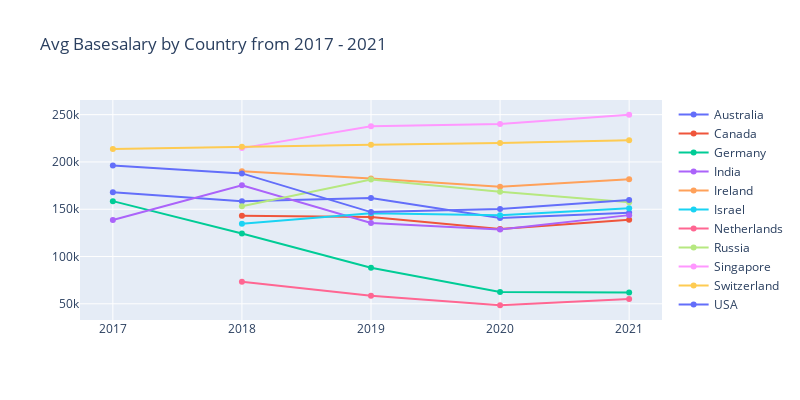

Notebook code cell kept with this figure:
### Code cell
fig_basesalary_country = go.Figure()

for i in range(2, 13):
    fig_basesalary_country.add_trace(go.Scatter(
    
    x = basesalary_country_transposed['Year'],
    y = basesalary_country_transposed.iloc[:,i],
    
    name = basesalary_country_transposed.columns[i-1],
))

fig_basesalary_country.update_layout(xaxis = dict(
                                    tickmode = 'linear'),
                                    autosize = False,
                                    width = 800,
                                    height = 400,
                                    title = 'Avg Basesalary by Country from 2017 - 2021'
)

fig_basesalary_country.show()

### Figure 1 — Plotly figure (JSON) as saved in the notebook; plotly's stock layout.template omitted (floating-point values rounded to 4 significant figures)
{"data": [{"name": "Australia", "type": "scatter", "x": [2017, 2018, 2019, 2020, 2021], "y": [168000, 158600.0, 162000.0, 140700.0, 146200.0]}, {"name": "Canada", "type": "scatter", "x": [2017, 2018, 2019, 2020, 2021], "y": [null, 143000.0, 141800.0, 129200.0, 139000.0]}, {"name": "Germany", "type": "scatter", "x": [2017, 2018, 2019, 2020, 2021], "y": [158600.0, 124400.0, 88230.0, 62580.0, 61890.0]}, {"name": "India", "type": "scatter", "x": [2017, 2018, 2019, 2020, 2021], "y": [138600, 175300.0, 135600.0, 128600.0, 143800.0]}, {"name": "Ireland", "type": "scatter", "x": [2017, 2018, 2019, 2020, 2021], "y": [null, 190300.0, 182400.0, 173840, 181700.0]}, {"name": "Israel", "type": "scatter", "x": [2017, 2018, 2019, 2020, 2021], "y": [null, 134600.0, 145800.0, 143700.0, 151000.0]}, {"name": "Netherlands", "type": "scatter", "x": [2017, 2018, 2019, 2020, 2021], "y": [null, 73260.0, 58420.0, 48480.0, 55090.0]}, {"name": "Russia", "type": "scatter", "x": [2017, 2018, 2019, 2020, 2021], "y": [null, 153100.0, 181500.0, 168400.0, 157325]}, {"name": "Singapore", "type": "scatter", "x": [2017, 2018, 2019, 2020, 2021], "y": [null, 214600.0, 237700.0, 240240, 249900.0]}, {"name": "Switzerland", "type": "scatter", "x": [2017, 2018, 2019, 2020, 2021], "y": [213800.0, 216200.0, 218300.0, 220000.0, 222900.0]}, {"name": "USA", "type": "scatter", "x": [2017, 2018, 2019, 2020, 2021], "y": [196400.0, 187900.0, 147000.0, 150300.0, 159800.0]}], "layout": {"autosize": false, "height": 400, "title": {"text": "Avg Basesalary by Country from 2017 - 2021"}, "width": 800, "xaxis": {"tickmode": "linear"}}}
